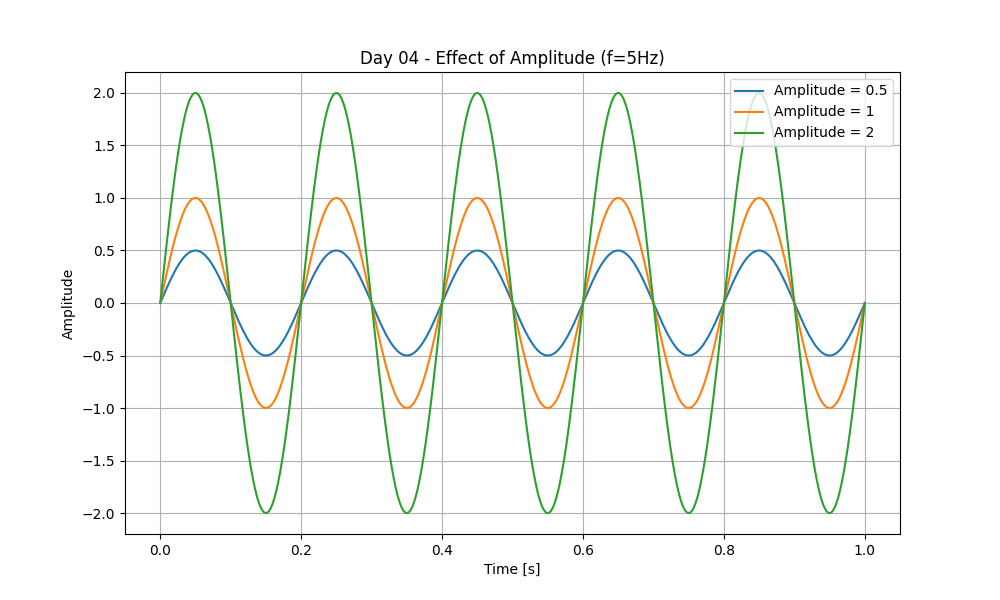

This figure's Python source:
import numpy as np
import matplotlib.pyplot as plt

t = np.linspace(0, 1, 1000)
freq = 5 # Keep frequency constant
amplitudes = [0.5, 1, 2] # Change amplitude

plt.figure(figsize=(10, 6))
for A in amplitudes:
    x = A * np.sin(2 * np.pi * freq * t)
    plt.plot(t, x, label=f'Amplitude = {A}')

plt.title('Day 04 - Effect of Amplitude (f=5Hz)')
plt.xlabel('Time [s]')
plt.ylabel('Amplitude')
plt.legend()
plt.grid(True)

# Save to Gallery + local
save_path = '/storage/emulated/0/Pictures/day04_amplitude.png'
plt.savefig(save_path, dpi=300)
plt.savefig('day04_amplitude.png')
print(f"Saved to {save_path}")
plt.show()
